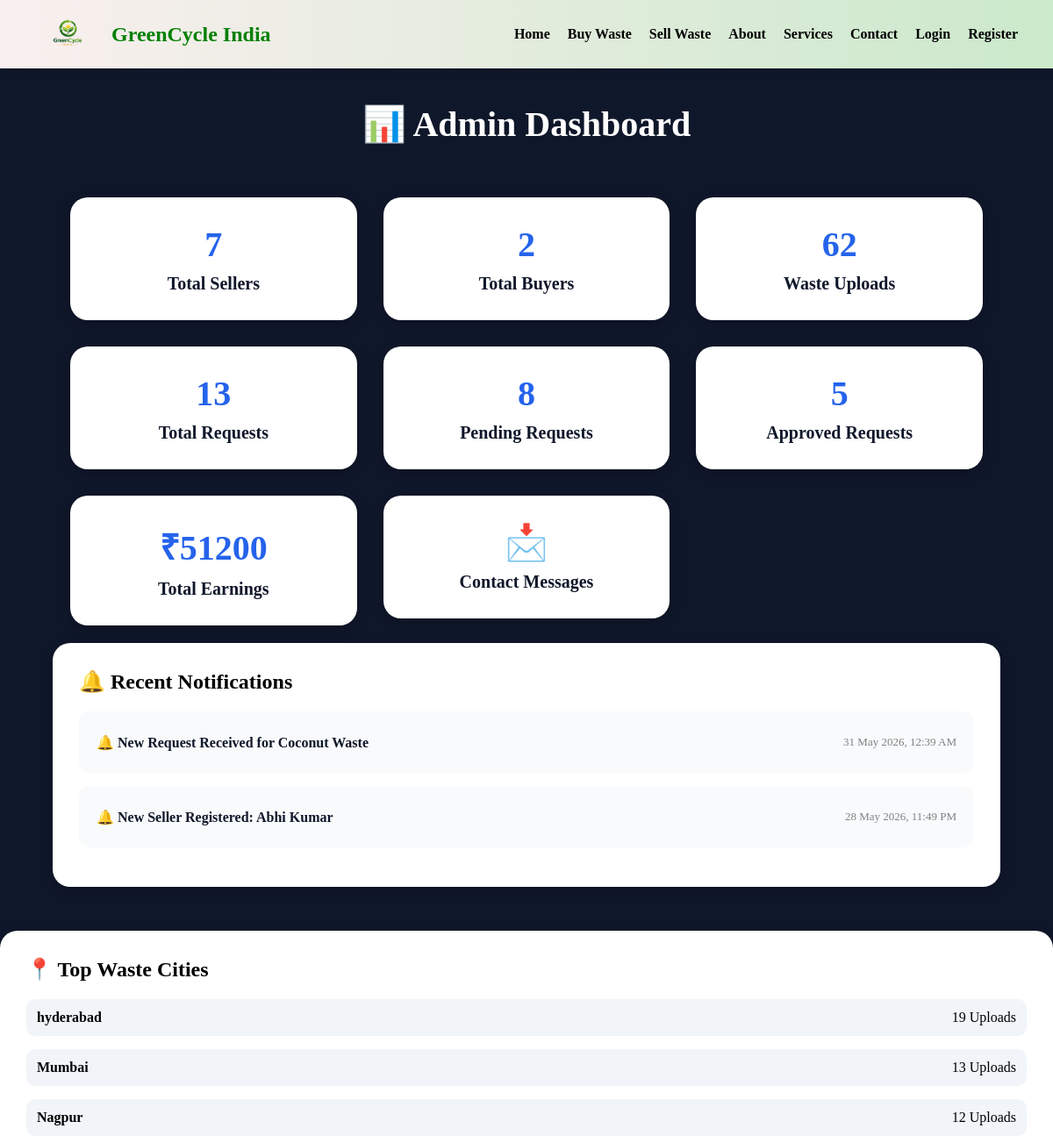
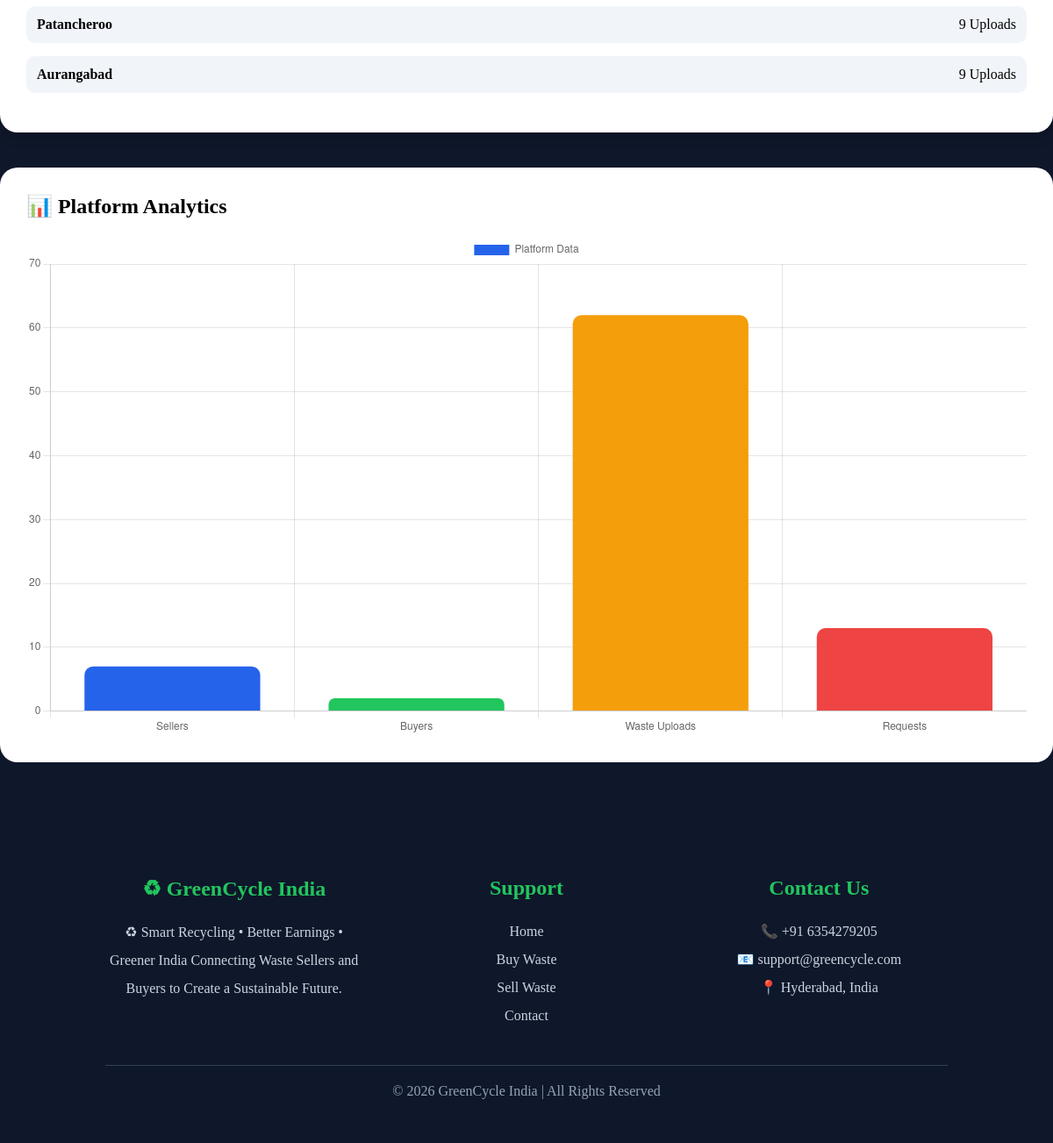
Screenshot of /admin-dashboard/ with the database file from the repository (2 pictures, top to bottom).
### main/models.py (models this page shows, shortened)
class AdminNotification(models.Model):
    message = models.TextField()
    created_at = models.DateTimeField(auto_now_add=True)

### main/views.py (the view)
# urls.py: path('admin-dashboard/', views.admin_dashboard),
def admin_dashboard(request):
    total_sellers = User.objects.count()
    total_buyers = Buyer.objects.count()
    total_waste = Waste.objects.count()
    total_requests = BuyRequest.objects.count()
    pending_requests = BuyRequest.objects.filter(
        status='Pending'
    ).count()
    approved_requests = BuyRequest.objects.filter(
        status='Approved'
    ).count()
    total_earnings = 0
    approved = BuyRequest.objects.filter(
        status='Approved'
    )
    for req in approved:
        total_earnings += (
            req.quantity * req.waste.price
        )
    notifications = AdminNotification.objects.all().order_by('-id')[:10]
    top_cities = Waste.objects.values(
            'city'
            ).annotate(
                total=Count('id')
    ).order_by('-total')[:5]
    return render(request,
        'admin_dashboard.html',
        {
            'total_sellers': total_sellers,
            'total_buyers': total_buyers,
            'total_waste': total_waste,
            'total_requests': total_requests,
            'pending_requests': pending_requests,
            'approved_requests': approved_requests,
            'total_earnings': total_earnings,
            'top_cities': top_cities,
            'notifications': notifications
        }
    )

### main/context_processors.py (called while the page is built, shortened)
def seller_notification_count(request):
    return {
        'pending_requests_count': 0
    }

### main/views.py (called while the page is built)
def seller_notification_count(request):
    seller_count = 0
    buyer_count = 0
    if request.session.get('user_id'):
        seller_id = request.session.get('user_id')
        seller_count = BuyRequest.objects.filter(
            waste__seller_id=seller_id,
            status='Pending'
        ).count()
    if request.session.get('buyer_id'):
        buyer_name = request.session.get('buyer_name')
        buyer_count = Notification.objects.filter(
            buyer_id=request.session.get('buyer_id'),
            is_read=False
        ).count()
    return {
        'pending_requests_count': seller_count,
        'buyer_notification_count': buyer_count
    }

### templates/admin_dashboard.html (shortened to what this page needs)
{% load static %}
<link rel="stylesheet" href="{% static 'css/style.css' %}">
{% include 'navbar.html' %}
<div class="container">
    <h1 class="heading">
        📊 Admin Dashboard
    </h1>
    <div class="cards">
        <a href="/all-sellers/" class="card-link">
            <div class="card">
                <h1>{{ total_sellers }}</h1>
                <p>Total Sellers</p>
            </div>
        </a>
        <a href="/all-buyers/" class="card-link">
            <div class="card">
                <h1>{{ total_buyers }}</h1>
                <p>Total Buyers</p>
            </div>
        </a>
        <a href="/all-waste/" class="card-link">
            <div class="card">
                <h1>{{ total_waste }}</h1>
                <p>Waste Uploads</p>
            </div>
        </a>
        <a href="/all-requests/" class="card-link">
            <div class="card">
                <h1>{{ total_requests }}</h1>
                <p>Total Requests</p>
            </div>
        </a>
        <a href="/pending-requests/" class="card-link">
            <div class="card">
                <h1>{{ pending_requests }}</h1>
                <p>Pending Requests</p>
            </div>
        </a>
        <a href="/approved-requests/" class="card-link">
            <div class="card">
                <h1>{{ approved_requests }}</h1>
                <p>Approved Requests</p>
            </div>
        </a>
        <a href="/earnings/" class="card-link">
            <div class="card">
                <h1>₹{{ total_earnings }}</h1>
                <p>Total Earnings</p>
            </div>
        </a>
<a href="/contact-messages/" class="card-link">
    <div class="card">
        <h1>📩</h1>
        <p>Contact Messages</p>
    </div>
</a>
    </div>
<div class="analytics-box" style=" width:100%; max-width:1200px; margin:auto; ">
    <h2 style="margin-bottom:20px;">
        🔔 Recent Notifications
    </h2>
    {% for note in notifications %}
<div class="city-box" style=" width:100%; min-height:70px; display:flex; justify-content:space-between; align-items:center; padding:20px; background:#f8fafc; border-radius:12px; margin-bottom:15px; ">
    <div>
        <div style="
            font-weight:600;
            color:#0f172a;
            font-size:16px;
        ">
            🔔 {{ note.message }}
        </div>
    </div>
    <div style="
        color:gray;
        font-size:13px;
    ">
        {{ note.created_at|date:"d M Y, h:i A" }}
    </div>
</div>
    {% endfor %}
</div>
    </div>
    <div class="analytics-box">
        <h2 style="margin-bottom:20px;">
            📍 Top Waste Cities
        </h2>
        {% for city in top_cities %}
        <div class="city-box">
            <b>
                {{ city.city }}
            </b>
            <span>
                {{ city.total }} Uploads
            </span>
        </div>
        {% endfor %}
    </div>
    <div class="chart-box">
        <h2 style="margin-bottom:20px;">
            📊 Platform Analytics
        </h2>
        <canvas id="myChart"></canvas>
    </div>
<script>
const ctx = document.getElementById('myChart');
new Chart(ctx, {
    type: 'bar',
    data: {
        labels: [
            'Sellers',
            'Buyers',
            'Waste Uploads',
            'Requests'
        ],
        datasets: [{
            label: 'Platform Data',
            data: [
                {{ total_sellers }},
                {{ total_buyers }},
                {{ total_waste }},
                {{ total_requests }}
            ],
            backgroundColor: [
                '#2563eb',
                '#22c55e',
                '#f59e0b',
                '#ef4444'
            ],
            borderRadius:10
        }]
    },
    options: {
        responsive:true
    }
});
</script>
{% include 'footer.html' %}

### static/css/style.css (style rules this page uses)
* { margin:0; padding:0; box-sizing:border-box; }
.cards { display:grid; grid-template-columns:repeat(4,1fr); gap:20px; padding:40px; }
.card { background:white; padding:30px; text-align:center; border-radius:12px; box-shadow:0 2px 8px rgba(0,0,0,0.1); font-weight:bold; }
.cards { grid-template-columns:1fr; padding:20px; }
.cards { display:grid; grid-template-columns:repeat(auto-fit, minmax(240px,1fr)); gap:25px; }
.card { background:white; border-radius:14px; overflow:hidden; box-shadow:0 4px 12px rgba(0,0,0,0.08); text-align:center; transition:0.3s; }

### templates/admin_dashboard.html (style rules this page uses)
* { margin:0; padding:0; box-sizing:border-box; }
.container { width:90%; max-width:1200px; margin:40px auto; }
.heading { color:white; text-align:center; margin-bottom:40px; font-size:40px; }
.cards { display:grid; grid-template-columns: repeat(auto-fit,minmax(250px,1fr)); gap:30px; }
.card { background:white; padding:30px; border-radius:20px; text-align:center; box-shadow:0 4px 15px rgba(0,0,0,0.2); transition:0.3s; cursor:pointer; }
.card h1 { font-size:40px; margin-bottom:10px; color:#2563eb; }
.card p { font-size:20px; font-weight:bold; color:#0f172a; }
.card-link { text-decoration:none; }
.analytics-box { margin-top:50px; background:white; padding:30px; border-radius:20px; box-shadow:0 4px 15px rgba(0,0,0,0.2); }
.city-box { display:flex; justify-content:space-between; margin-bottom:15px; padding:12px; background:#f1f5f9; border-radius:10px; }
.chart-box { background:white; padding:30px; border-radius:20px; margin-top:40px; }

### rows the page displays
AdminNotification: message "New Request Received for Coconut Waste", created_at "31 May 2026, 12:39 AM"
AdminNotification: message "New Seller Registered: Abhi Kumar", created_at "28 May 2026, 11:49 PM"

### other values shown
{{ total_sellers }} "7"
{{ total_buyers }} "2"
{{ total_waste }} "62"
{{ total_requests }} "13"
{{ pending_requests }} "8"
{{ approved_requests }} "5"
{{ total_earnings }} "51200"
{{ city.city }} "hyderabad" "Mumbai" "Nagpur" "Patancheroo" "Aurangabad"
{{ city.total }} "19" "13" "12" "9" "9"
chart data {{ total_sellers }} 7
chart data {{ total_buyers }} 2
chart data {{ total_waste }} 62
chart data {{ total_requests }} 13
